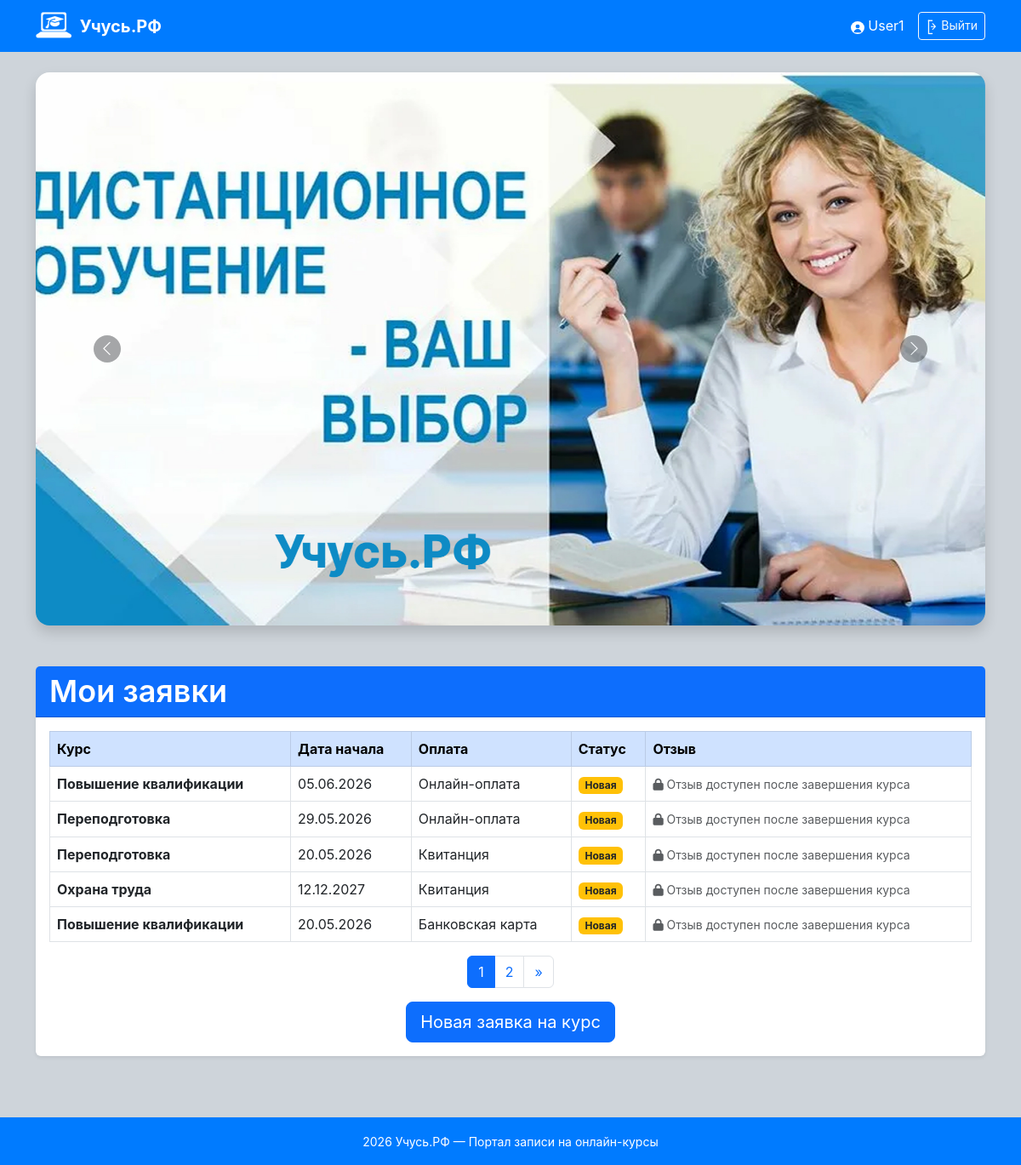
The app's page /dashboard/ (signed in) with its own data.
### courses/models.py (models this page shows, shortened)
class CourseRequest(models.Model):
    COURSE_TYPES = [
        ('qualification', 'Повышение квалификации'),
        ('retraining', 'Переподготовка'),
        ('safety', 'Охрана труда'),
    ]
    PAYMENT_METHODS = [
        ('card', 'Банковская карта'),
        ('online', 'Онлайн-оплата'),
        ('receipt', 'Квитанция'),
    ]
    STATUSES = [
        ('new', 'Новая'),
        ('in_progress', 'Идёт обучение'),
        ('completed', 'Обучение завершено'),
    ]
    user = models.ForeignKey(User, on_delete=models.CASCADE, related_name='requests')
    course_type = models.CharField(max_length=20, choices=COURSE_TYPES)
    start_date = models.DateField()
    payment_method = models.CharField(max_length=20, choices=PAYMENT_METHODS)
    status = models.CharField(max_length=20, choices=STATUSES, default='new')
    created_at = models.DateTimeField(auto_now_add=True)

### courses/views.py (the view, shortened to what this page needs)
# urls.py: path('dashboard/', views.dashboard, name='dashboard'),
@login_required
def dashboard(request):
    requests_list = CourseRequest.objects.filter(user=request.user).order_by('-created_at')
    paginator = Paginator(requests_list, 5)
    page_number = request.GET.get('page')
    requests_page = paginator.get_page(page_number)
    reviews_exists = set(Review.objects.filter(user=request.user).values_list('request_id', flat=True))
    return render(request, 'dashboard.html', {
        'requests': requests_page,
        'reviews_exists': reviews_exists,
    })

### templates/dashboard.html (shortened to what this page needs)
{% extends 'base.html' %}
{% load static %}
{% block content %}
<div class="row">
    <div class="col-12">
        <div class="slider-wrapper mb-5">
            <div id="mainSlider" class="carousel slide" data-bs-ride="carousel" data-bs-interval="3000">
                <div class="carousel-inner rounded-4 shadow">
                    <div class="carousel-item active">
                        <img src="{% static 'images/slide1.jpg' %}" class="d-block w-100" alt="Обучение" style="height: 650px; object-fit: cover;">
                    </div>
                </div>
                <button class="carousel-control-prev" type="button" data-bs-target="#mainSlider" data-bs-slide="prev">
                    <span class="carousel-control-prev-icon bg-dark rounded-circle p-3"></span>
                </button>
                <button class="carousel-control-next" type="button" data-bs-target="#mainSlider" data-bs-slide="next">
                    <span class="carousel-control-next-icon bg-dark rounded-circle p-3"></span>
                </button>
            </div>
        </div>
        <div class="card shadow-sm">
            <div class="card-header bg-primary text-white">
                <h1 class="group mb-0">Мои заявки</h1>
            </div>
            <div class="card-body">
                {% if requests %}
                    <div class="table-responsive">
                        <table class="table table-hover table-bordered">
                            <thead class="table-primary">
                                <tr>
                                    <th>Курс</th>
                                    <th>Дата начала</th>
                                    <th>Оплата</th>
                                    <th>Статус</th>
                                    <th>Отзыв</th>
                                </tr>
                            </thead>
                            <tbody>
                                {% for req in requests %}
                                <tr class="animate__animated animate__fadeIn">
                                    <td><strong>{{ req.get_course_type_display }}</strong></td>
                                    <td>{{ req.start_date|date:"d.m.Y" }}</td>
                                    <td>{{ req.get_payment_method_display }}</td>
                                    <td>
                                        {% if req.status == 'new' %}
                                            <span class="badge bg-warning text-dark">Новая</span>
                                        {% elif req.status == 'in_progress' %}
                                            <span class="badge bg-info">Идёт обучение</span>
                                        {% else %}
                                            <span class="badge bg-success">Завершено</span>
                                        {% endif %}
                                    </td>
                                    <td>
                                        {% if req.status == 'completed' %}
                                            {% if req.id in reviews_exists %}
                                                <div class="text-success">
                                                    <i class="fas fa-check-circle"></i> Отзыв оставлен
                                                </div>
                                                <small class="text-muted">{{ req.review.text|truncatechars:50 }}</small>
                                            {% else %}
                                                <form method="post" class="review-form">
                                                    {% csrf_token %}
                                                    <input type="hidden" name="request_id" value="{{ req.id }}">
                                                    <textarea name="review_text" class="form-control form-control-sm mb-1" rows="2" placeholder="Ваш отзыв о курсе..."></textarea>
                                                    <button class="btn btn-sm btn-primary">
                                                        <i class="fas fa-paper-plane"></i> Оставить отзыв
                                                    </button>
                                                </form>
                                            {% endif %}
                                        {% else %}
                                            <span class="text-muted small">
                                                <i class="fas fa-lock"></i> Отзыв доступен после завершения курса
                                            </span>
                                        {% endif %}
                                    </td>
                                </tr>
                                {% endfor %}
                            </tbody>
                        </table>
                    </div>
                    {% if requests.has_other_pages %}
                    <nav>
                        <ul class="pagination justify-content-center">
                            {% for num in requests.paginator.page_range %}
                                <li class="page-item {% if requests.number == num %}active{% endif %}">
                                    <a class="page-link" href="?page={{ num }}">{{ num }}</a>
                                </li>
                            {% endfor %}
                            {% if requests.has_next %}
                                <li class="page-item"><a class="page-link" href="?page={{ requests.next_page_number }}">»</a></li>
                            {% endif %}
                        </ul>
                    </nav>
                    {% endif %}
                {% else %}
                    <div class="alert alert-info text-center">
                        <p>У вас пока нет заявок. Создайте первую!</p>
                    </div>
                {% endif %}
                <div class="text-center mt-3">
                    <a href="{% url 'create_request' %}" class="btn btn-primary btn-lg">
                        Новая заявка на курс
                    </a>
                </div>
            </div>
        </div>
    </div>
</div>
{% endblock %}

### templates/base.html (shortened to what this page needs)
<!DOCTYPE html>
<html lang="ru">
<head>
    <link href="https://cdn.jsdelivr.net/npm/bootstrap@5.3.0/dist/css/bootstrap.min.css" rel="stylesheet">
    <link rel="stylesheet" href="https://cdnjs.cloudflare.com/ajax/libs/font-awesome/6.4.0/css/all.min.css">
    {% load static %}
    <link rel="stylesheet" href="{% static 'css/style.css' %}">
</head>
<body>
    <nav class="navbar navbar-expand-lg navbar-dark">
        <div class="container">
            <a class="navbar-brand d-flex align-items-center gap-2" href="{% url 'dashboard' %}">
                 <img src="{% static 'images/logo.svg' %}" alt="Логотип" height="35">
                <span class="fw-bold">Учусь.РФ</span>
            </a>
            {% if user.is_authenticated %}
            <div class="ms-auto d-flex align-items-center gap-3">
                <span class="text-white">
                   <img src="{% static 'images/User.svg' %}" alt="Пользователь" height="15">
                    {{ user.username }}
                </span>
                <a href="{% url 'logout' %}" class="btn btn-outline-light btn-sm">
                    <img src="{% static 'images/Exit.svg' %}" alt="Выход" height="20">
                    Выйти
                </a>
            </div>
            {% endif %}
        </div>
    </nav>
    <main class="container my-4">
        {% block content %}{% endblock %}
    </main>
    <footer class="text-white text-center py-3 mt-5">
        <div class="container">
            <small>
               2026 Учусь.РФ — Портал записи на онлайн-курсы
            </small>
        </div>
    </footer>
</body>
</html>

### static/css/style.css (style rules this page uses)
html, body { height: 100%; margin: 0; padding: 0; }
body { font-size: 16px; background-color: #ced4da; font-family: 'Inter'; display: flex; flex-direction: column; min-height: 100vh; }
main.container { flex: 1 0 auto; }
.navbar { background-color: #007bff; }
footer { flex-shrink: 0; margin-top: auto; background-color: #007bff; }
h1, .display-6 { font-family: 'Inter' font-size: 36px; font-weight: 600; }
h1.group { font-size: 36px; }
.animate__animated { animation-duration: 0.5s; }
.btn { transition: all 0.3s ease; }
.card { transition: transform 0.2s ease, box-shadow 0.2s ease; border: none; }
.carousel-item img { transition: transform 0.3s ease; }
.carousel-control-prev-icon, .carousel-control-next-icon { background-size: 60%; opacity: 0.8; }

### records on screen
CourseRequest: course_type "Повышение квалификации", start_date "05.06.2026", payment_method "Онлайн-оплата", status "Новая"
CourseRequest: course_type "Переподготовка", start_date "29.05.2026", payment_method "Онлайн-оплата", status "Новая"
CourseRequest: course_type "Переподготовка", start_date "20.05.2026", payment_method "Квитанция", status "Новая"
CourseRequest: course_type "Охрана труда", start_date "12.12.2027", payment_method "Квитанция", status "Новая"
CourseRequest: course_type "Повышение квалификации", start_date "20.05.2026", payment_method "Банковская карта", status "Новая"

### other values on screen
{{ user.username }} "User1"
{{ num }} "1" "2"
